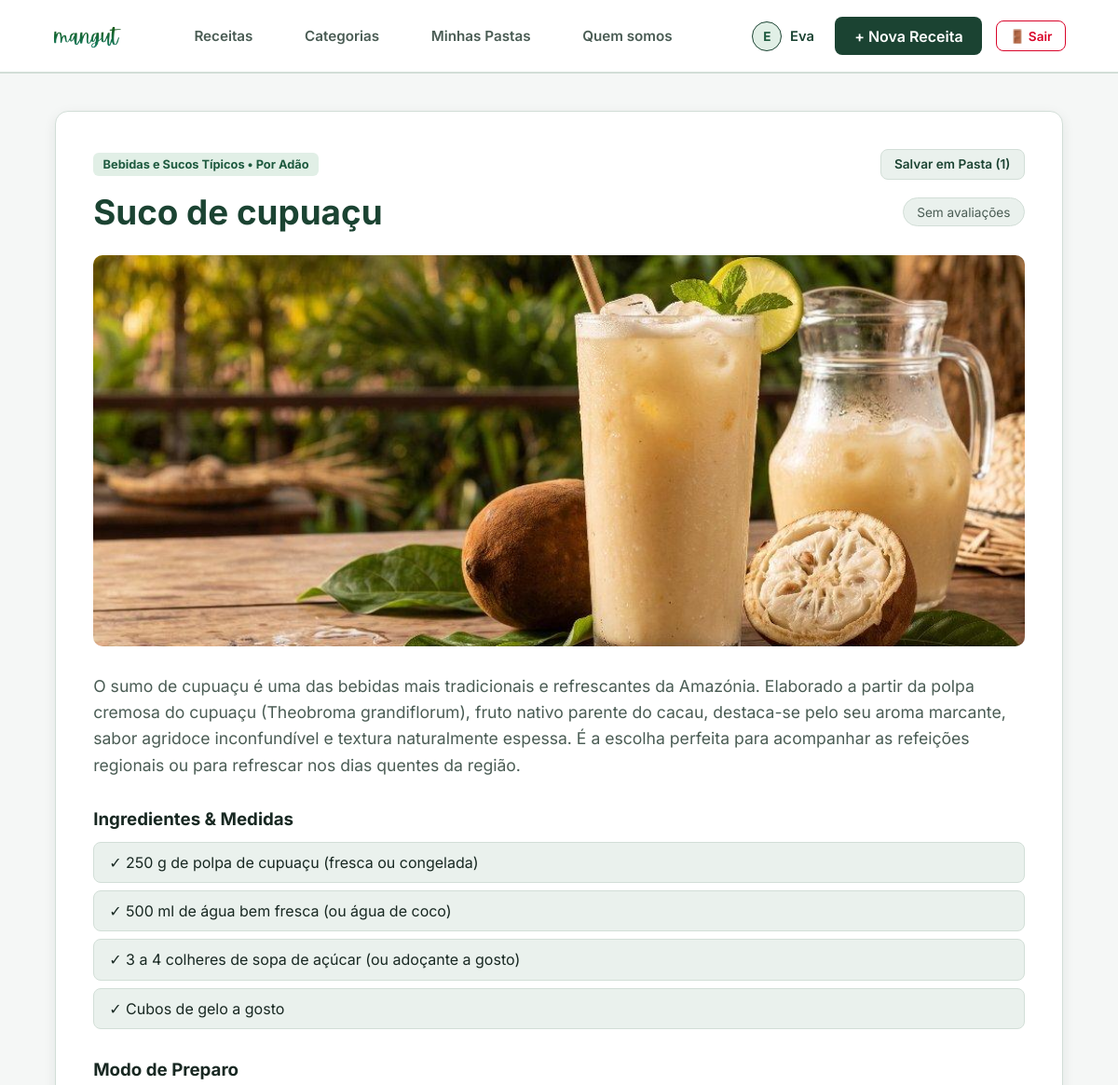
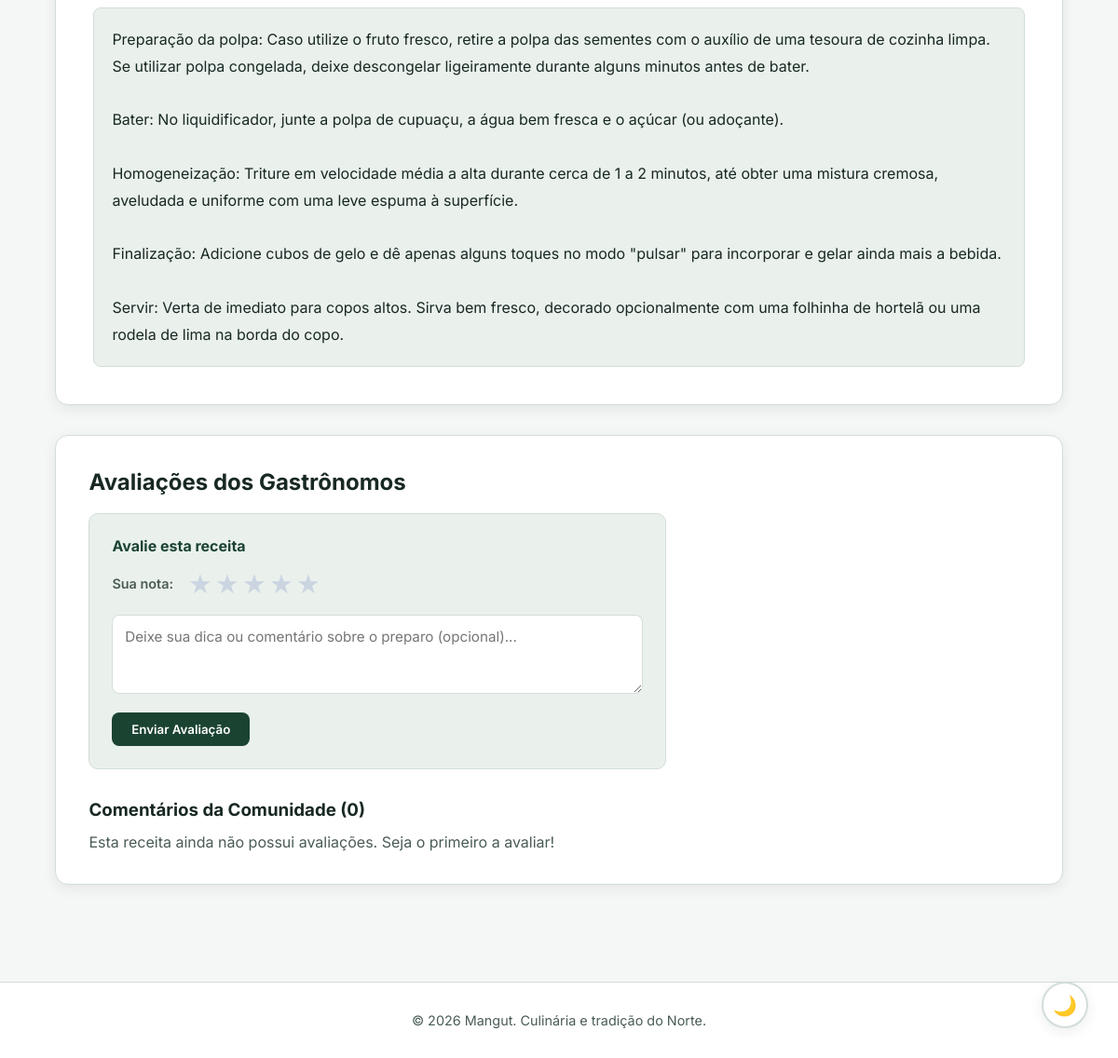
Page /receita/2 (signed in) on the committed database (2 pictures, top to bottom).
### app/models.py (models this page shows, shortened)
class Gastronomo(UserMixin, db.Model):
    __tablename__ = 'gastronomos'
    idgastronomos = db.Column(db.Integer, primary_key=True)
    nome = db.Column(db.String(100), nullable=False)
    email = db.Column(db.String(120), unique=True, nullable=False)
    senha = db.Column(db.String(255), nullable=False)
    telefone = db.Column(db.String(20), nullable=True)
    foto_perfil = db.Column(db.String(255), nullable=True)
    is_admin = db.Column(db.Boolean, default=False)
    receitas = db.relationship('Receita', back_populates='autor', lazy=True)
    avaliacoes = db.relationship('AvaliacaoReceita', back_populates='usuario', lazy=True, cascade='all, delete-orphan')
    pastas = db.relationship('PastaReceitas', back_populates='usuario', lazy=True, cascade='all, delete-orphan')

class Categoria(db.Model):
    __tablename__ = 'categoria'
    idcategoria = db.Column(db.Integer, primary_key=True)
    nome = db.Column(db.String(50), nullable=False)
    receitas = db.relationship('Receita', back_populates='categoria_rel', lazy=True)

class Receita(db.Model):
    __tablename__ = 'receitas'
    idreceitas = db.Column(db.Integer, primary_key=True)
    nome = db.Column(db.String(100), nullable=False)
    descricao = db.Column(db.Text, nullable=False)
    lista_ingredientes = db.Column(db.Text, nullable=False)
    modo_preparo = db.Column(db.Text, nullable=False)
    imagem_url = db.Column(db.String(255), nullable=True)
    visualizacoes = db.Column(db.Integer, default=0)
    status = db.Column(db.String(20), default='ativo')
    data_criacao = db.Column(db.DateTime, default=datetime.utcnow)
    categoria_idcategoria = db.Column(db.Integer, db.ForeignKey('categoria.idcategoria'), nullable=False)
    gastronomos_idgastronomos = db.Column(db.Integer, db.ForeignKey('gastronomos.idgastronomos'), nullable=False)
    categoria_rel = db.relationship('Categoria', back_populates='receitas')
    autor = db.relationship('Gastronomo', back_populates='receitas')
    avaliacoes = db.relationship('AvaliacaoReceita', back_populates='receita', lazy=True, cascade='all, delete-orphan')

### app/routes.py (the view, shortened to what this page needs)
@main.route('/receita/<int:id>')
def detalhe_receita(id):
    receita = Receita.query.get_or_404(id)
    if receita.lista_ingredientes:
        if '\n' in receita.lista_ingredientes:
            ingredientes = [linha.strip() for linha in receita.lista_ingredientes.splitlines() if linha.strip()]
        else:
            ingredientes = [item.strip() for item in receita.lista_ingredientes.split(',') if item.strip()]
    else:
        ingredientes = []
    avaliacoes_db = AvaliacaoReceita.query.filter_by(receitas_idreceitas=id).all()
    qtd_avaliacoes = len(avaliacoes_db)
    media_estrelas = round(sum(a.avaliacoes for a in avaliacoes_db) / qtd_avaliacoes, 1) if qtd_avaliacoes > 0 else 0.0
    minha_avaliacao = None
    if current_user.is_authenticated:
        minha_avaliacao_obj = AvaliacaoReceita.query.filter_by(
            receitas_idreceitas=id,
            gastronomos_idgastronomos=current_user.idgastronomos
        ).first()
        if minha_avaliacao_obj:
            minha_avaliacao = {
                "id": minha_avaliacao_obj.id,
                "nota": minha_avaliacao_obj.avaliacoes,
                "comentario": minha_avaliacao_obj.comentario
            }
    minhas_pastas = []
    ids_pastas_salvas = []
    if current_user.is_authenticated:
        minhas_pastas = PastaReceitas.query.filter_by(gastronomo_id=current_user.idgastronomos).all()
        ids_pastas_salvas = [p.id for p in minhas_pastas if receita in p.receitas_salvas]
    avaliacoes_formatadas = []
    dados_receita = {
        "id": receita.idreceitas,
        "nome": receita.nome,
        "categoria": receita.categoria_rel.nome,
        "descricao": receita.descricao,
        "modo_preparo": receita.modo_preparo,
        "imagem_url": receita.imagem_url,  # 🟢 Sem placeholder externo
        "autor_id": receita.gastronomos_idgastronomos,
        "autor_nome": receita.autor.nome,
        "media_estrelas": media_estrelas,
        "qtd_avaliacoes": qtd_avaliacoes
    }
    return render_template(
        'receita.html',
        receita=dados_receita,
        ingredientes=ingredientes,
        avaliacoes=avaliacoes_formatadas,
        minha_avaliacao=minha_avaliacao,
        minhas_pastas=minhas_pastas,
        ids_pastas_salvas=ids_pastas_salvas
    )

### app/templates/receita.html (shortened to what this page needs)
<!DOCTYPE html>
<html lang="pt-br">
<head>
    <link rel="stylesheet" href="{{ url_for('static', filename='css/style.css') }}">
</head>
<body>
    <header class="navbar">
        <a href="/" class="logo-link">
            <img src="{{ url_for('static', filename='img/logo.png') }}" alt="Logo Mangut" class="navbar-logo">
        </a>
        <nav class="nav-links">
            <a href="/receitas">Receitas</a>
            <a href="/categorias">Categorias</a>
            {% if current_user.is_authenticated %}
                <a href="/pastas">Minhas Pastas</a>
            {% endif %}
            <a href="/sobre">Quem somos</a>
        </nav>
        <div class="nav-actions">
            {% if current_user.is_authenticated %}
                <a href="/perfil" class="navbar-user-link" title="Ver meu perfil">
                    {% if current_user.foto_perfil %}
                        <img src="{{ current_user.foto_perfil }}" alt="{{ current_user.nome }}" class="navbar-avatar-thumb">
                    {% else %}
                        <span class="navbar-avatar-placeholder">{{ current_user.nome[0] | upper }}</span>
                    {% endif %}
                    <span>{{ current_user.nome }} {% if current_user.is_admin %}(ADM){% endif %}</span>
                </a>
                <a href="/receita/nova" class="btn-primary">+ Nova Receita</a>
                <a href="/logout" class="btn-logout" title="Sair do sistema">🚪 Sair</a>
            {% else %}
                <a href="/login" class="btn-primary">Entrar</a>
                <a href="/cadastro" style="color: var(--text-accent); font-weight: 600; text-decoration: none;">Cadastrar</a>
            {% endif %}
        </div>
    </header>
    <main class="container">
        <article class="recipe-detail">
            <div class="recipe-header-top">
                <span class="card-tag">{{ receita.categoria }} • Por {{ receita.autor_nome }}</span>
                <div style="display: flex; gap: 0.6rem; align-items: center;">
                    {% if current_user.is_authenticated %}
                        <button type="button" onclick="document.getElementById('modal-pastas').style.display='flex'" class="btn-save-folder" title="Organizar esta receita em suas pastas">
                            Salvar em Pasta {% if ids_pastas_salvas %}({{ ids_pastas_salvas|length }}){% endif %}
                        </button>
                    {% endif %}
                </div>
            </div>
            <div class="recipe-title-row">
                <h1 class="recipe-title">{{ receita.nome }}</h1>
                <div class="rating-badge-detail">
                    {% if receita.qtd_avaliacoes > 0 %}
                        <span style="color: #ffb703; font-weight: 700;">★ {{ receita.media_estrelas }}</span>
                        <span style="color: var(--text-secondary); font-size: 0.85rem;">({{ receita.qtd_avaliacoes }} avaliações)</span>
                    {% else %}
                        <span style="color: var(--text-secondary); font-size: 0.85rem;">Sem avaliações</span>
                    {% endif %}
                </div>
            </div>
            {% if receita.imagem_url %}
            <div class="recipe-hero-image">
                <img src="{{ receita.imagem_url }}" alt="{{ receita.nome }}">
            </div>
            {% endif %}
            <p class="recipe-description">{{ receita.descricao }}</p>
            <div style="margin-top: 2rem;">
                <h3 style="color: var(--text-primary); margin-bottom: 0.5rem;">Ingredientes & Medidas</h3>
                <ul class="ingredients-list">
                    {% for ingrediente in ingredientes %}
                    <li>✓ {{ ingrediente }}</li>
                    {% endfor %}
                </ul>
            </div>
            <div style="margin-top: 2rem;">
                <h3 style="color: var(--text-primary); margin-bottom: 0.5rem;">Modo de Preparo</h3>
                <div class="prep-text">{{ receita.modo_preparo }}</div>
            </div>
        </article>
        <section class="reviews-section">
            <h2 style="margin-bottom: 1.2rem;">Avaliações dos Gastrônomos</h2>
            <div class="review-form-wrapper">
                {% if minha_avaliacao %}
                    <div style="display: flex; justify-content: space-between; align-items: flex-start; flex-wrap: wrap; gap: 1rem;">
                        <div>
                            <h4 style="color: var(--text-accent); margin-bottom: 0.3rem;">Você já avaliou esta receita!</h4>
                            <p style="color: var(--text-secondary); font-size: 0.95rem;">
                                Sua nota registrada: <strong style="color: #ffb703; font-size: 1.1rem;">
                                    {% for i in range(minha_avaliacao.nota) %}★{% endfor %} ({{ minha_avaliacao.nota }}/5)
                                </strong>
                            </p>
                            {% if minha_avaliacao.comentario %}
                                <p style="color: var(--text-secondary); font-style: italic; margin-top: 0.4rem; font-size: 0.9rem;">
                                    "{{ minha_avaliacao.comentario }}"
                                </p>
                            {% endif %}
                        </div>
                        <form action="/avaliacao/{{ minha_avaliacao.id }}/excluir" method="POST" onsubmit="return confirm('Deseja remover sua avaliação desta receita?');">
                            <button type="submit" class="btn-logout" style="font-size: 0.8rem; padding: 0.35rem 0.7rem;">
                                🗑️
                            </button>
                        </form>
                    </div>
                    <details style="margin-top: 1rem; border-top: 1px dashed var(--border-color); padding-top: 0.8rem;">
                        <summary style="cursor: pointer; color: var(--text-accent); font-weight: 600; font-size: 0.85rem;">
                            Deseja alterar sua nota ou comentário?
                        </summary>
                        <form action="/receita/{{ receita.id }}/avaliar" method="POST" style="margin-top: 0.8rem;">
                            <div class="star-rating-container">
                                <span style="font-size: 0.9rem; font-weight: 600; color: var(--text-secondary);">Nova nota:</span>
                                <div class="star-rating">
                                    <input type="radio" id="star5" name="avaliacoes" value="5" {% if minha_avaliacao.nota == 5 %}checked{% endif %} required>
                                    <label for="star5">★</label>
                                    <input type="radio" id="star4" name="avaliacoes" value="4" {% if minha_avaliacao.nota == 4 %}checked{% endif %}>
                                    <label for="star4">★</label>
                                    <input type="radio" id="star3" name="avaliacoes" value="3" {% if minha_avaliacao.nota == 3 %}checked{% endif %}>
                                    <label for="star3">★</label>
                                    <input type="radio" id="star2" name="avaliacoes" value="2" {% if minha_avaliacao.nota == 2 %}checked{% endif %}>
                                    <label for="star2">★</label>
                                    <input type="radio" id="star1" name="avaliacoes" value="1" {% if minha_avaliacao.nota == 1 %}checked{% endif %}>
                                    <label for="star1">★</label>
                                </div>
                            </div>
                            <div style="margin-bottom: 0.8rem;">
                                <textarea
                                    name="comentario"
                                    class="review-textarea"
                                    rows="2"
                                    placeholder="Atualize seu comentário (opcional)...">{{ minha_avaliacao.comentario or '' }}</textarea>
                            </div>
                            <button type="submit" class="btn-primary" style="font-size: 0.85rem; padding: 0.5rem 1rem;">
                                Atualizar Avaliação
                            </button>
                        </form>
                    </details>
                {% else %}
                    <form action="/receita/{{ receita.id }}/avaliar" method="POST">
                        <h4 style="color: var(--text-accent);">Avalie esta receita</h4>
                        <div class="star-rating-container">
                            <span style="font-size: 0.9rem; font-weight: 600; color: var(--text-secondary);">Sua nota:</span>
                            <div class="star-rating" {% if not current_user.is_authenticated %}onclick="exigirLogin()"{% endif %}>
                                <label for="new_star5">★</label>
                                <label for="new_star4">★</label>
                                <label for="new_star3">★</label>
                                <label for="new_star2">★</label>
                                <label for="new_star1">★</label>
                            </div>
                        </div>
                        <div style="margin-bottom: 1rem;">
                            <textarea
                                name="comentario"
                                class="review-textarea"
                                placeholder="Deixe sua dica ou comentário sobre o preparo (opcional)..."
                                rows="3"
                                {% if not current_user.is_authenticated %}onclick="exigirLogin()" onfocus="exigirLogin()"{% endif %}></textarea>
                        </div>
                        <button type="submit" class="btn-primary" {% if not current_user.is_authenticated %}onclick="event.preventDefault(); exigirLogin();"{% endif %}>
                            Enviar Avaliação
                        </button>
                    </form>
                {% endif %}
            </div>
            <div>
                <h3>Comentários da Comunidade ({{ avaliacoes|length }})</h3>
                {% if avaliacoes %}
                    {% for av in avaliacoes %}
                    <div style="padding: 1rem 0; border-bottom: 1px solid var(--border-color);">
                        <div style="display: flex; justify-content: space-between; align-items: center; margin-bottom: 0.3rem;">
                            <strong style="color: var(--text-accent); font-size: 0.95rem;">👤 {{ av.autor_nome }}</strong>
                            <div style="display: flex; align-items: center; gap: 0.8rem;">
                                <div style="color: #ffb703;">
                                    {% for i in range(av.avaliacoes) %}★{% endfor %}
                                </div>
                                {% if current_user.is_authenticated and (current_user.idgastronomos == av.autor_id or current_user.is_admin) %}
                                <form action="/avaliacao/{{ av.id }}/excluir" method="POST" onsubmit="return confirm('Deseja excluir esta avaliação?');" style="display: inline;">
                                    <button type="submit" style="background: none; border: none; cursor: pointer; color: #d90429;" title="Excluir avaliação">🗑️</button>
                                </form>
                                {% endif %}
                            </div>
                        </div>
                        {% if av.comentario %}
                            <p style="color: var(--text-secondary); font-style: italic;">"{{ av.comentario }}"</p>
                        {% endif %}
                    </div>
                    {% endfor %}
                {% else %}
                    <p style="color: var(--text-secondary); margin-top: 0.8rem;">Esta receita ainda não possui avaliações. Seja o primeiro a avaliar!</p>
                {% endif %}
            </div>
        </section>
    </main>
    <footer>
        <p>&copy; 2026 Mangut. Culinária e tradição do Norte.</p>
    </footer>
    <button id="theme-toggle" class="theme-toggle-floating" title="Alternar Modo Escuro">🌙</button>
</body>
</html>

### rows in the picture
Gastronomo: nome "E", nome "Eva"
Categoria: categoria "Bebidas e Sucos Típicos"
Gastronomo: autor_nome "Adão"
Receita: nome "Suco de cupuaçu", imagem_url (picture), descricao "O sumo de cupuaçu é uma das bebidas mais tradicionais e refrescantes da Amazónia. Elaborado a partir da polpa cremosa do cupuaçu (Theobroma grandiflorum), fruto nativo parente do cacau, destaca-se pelo seu aroma marcante, sabor agridoce inconfundível e textura naturalmente espessa. É a escolha perfeita para acompanhar as refeições regionais ou para refrescar nos dias quentes da região.", modo_preparo "Preparação da polpa: Caso utilize o fruto fresco, retire a polpa das sementes com o auxílio de uma tesoura de cozinha limpa. Se utilizar polpa congelada, deixe descongelar ligeiramente durante alguns minutos antes de bater. Bater: No liquidificador, junte a polpa de cupuaçu, a água bem fresca e o açúcar (ou adoçante). Homogeneização: Triture em velocidade média a alta durante cerca de 1 a 2 minutos, até obter uma mistura cremosa, aveludada e uniforme com uma leve espuma à superfície. Finalização: Adicione cubos de gelo e dê apenas alguns toques no modo \"pulsar\" para incorporar e gelar ainda mais a bebida. Servir: Verta de imediato para copos altos. Sirva bem fresco, decorado opcionalmente…"

### other values in the picture
{{ ids_pastas_salvas|length }} "1"
{{ ingrediente }} "250 g de polpa de cupuaçu (fresca ou congelada)" "500 ml de água bem fresca (ou água de coco)" "3 a 4 colheres de sopa de açúcar (ou adoçante a gosto)" "Cubos de gelo a gosto"
{{ avaliacoes|length }} "0"
